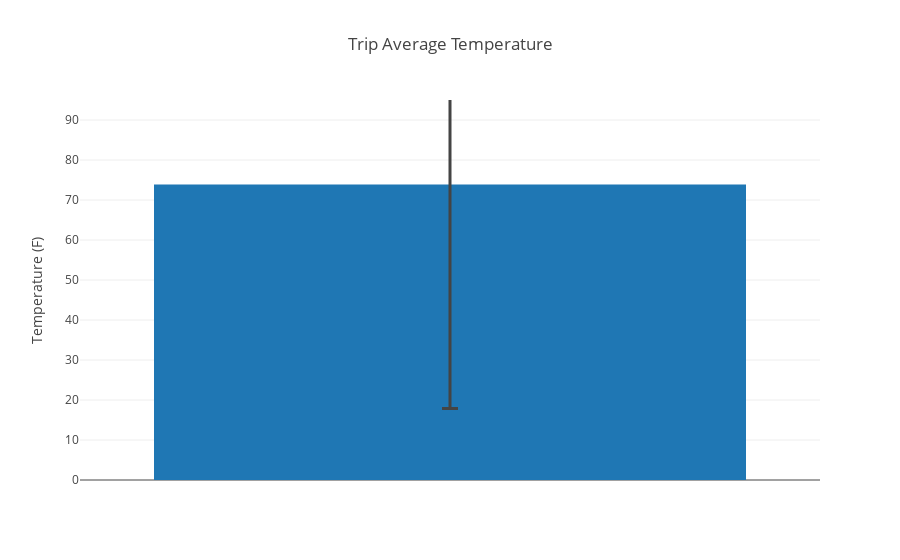

Here is the notebook cell this chart was saved with:
### Markdown cell above
## Plot Temperature Data

### Code cell
# create a trace via plotly
trace = go.Bar( 
    y=[avg_temp],
    name='Trip Avg Temp',
    error_y=dict(
        type='data',
        array=[min_temp, max_temp],
        visible=True,
        width = 8,
        thickness = 3,
    ))

# saving the 'trace' as the data variable
data = [trace]

# Edit the layout
layout = dict(title='Trip Average Temperature',
              xaxis=dict(
                  visible=False,
                  type="category"
              ),
              yaxis=dict(
                  title='Temperature (F)',
                  range=[0,95]
              ))

# creating a 'fig' variable for the data,layout variables
fig = go.Figure(data=data, layout=layout)

# iplot allows for offline Plotly graphing
iplot(fig, filename='error-bar-bar')

### Figure 1 — Plotly figure (JSON) as saved in the notebook; plotly's stock layout.template omitted (floating-point values rounded to 4 significant figures)
{"data": [{"error_y": {"array": [56, 86], "thickness": 3, "type": "data", "visible": true, "width": 8}, "name": "Trip Avg Temp", "type": "bar", "uid": "1fc8ea09-59cc-43ae-9bc9-e50ae63ea216", "y": [73.86]}], "layout": {"title": {"text": "Trip Average Temperature"}, "xaxis": {"type": "category", "visible": false}, "yaxis": {"range": [0, 95], "title": {"text": "Temperature (F)"}}}}
